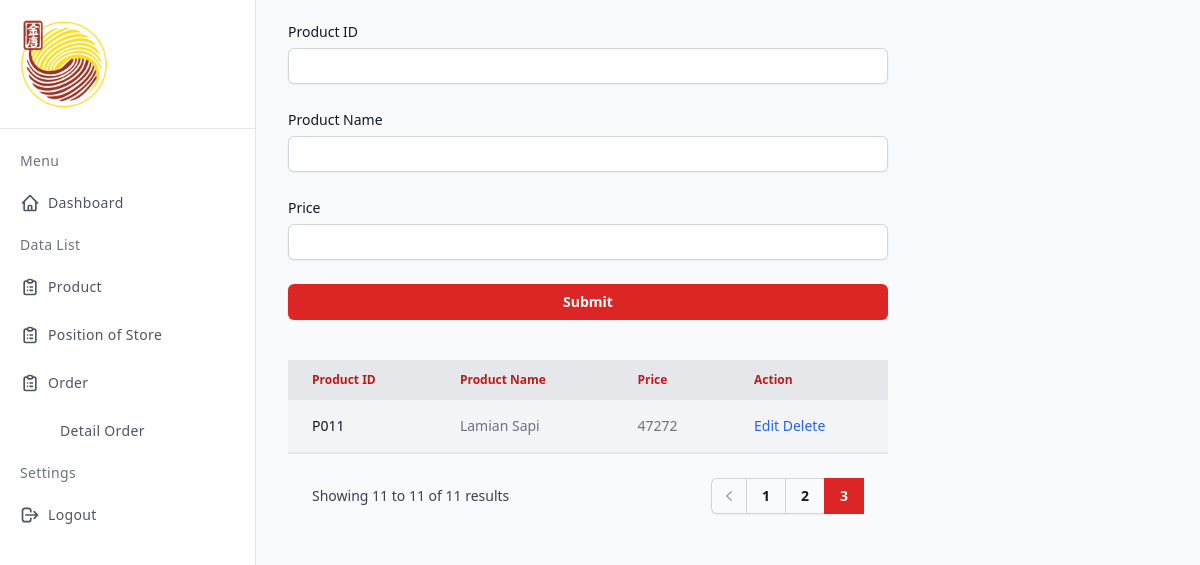
The page /produk/produk.php?page=3 on the database its author committed.
### tables this page shows
CREATE TABLE `produk` (
  `idproduk` varchar(12) NOT NULL,
  `namaproduk` varchar(50) DEFAULT NULL,
  `hargaproduk` int(11) DEFAULT NULL
);

### produk/produk.php (the view, shortened to what this page needs)
<?php
    include '../koneksi.php';
    $dataPerPage = 5;
    $totalData = mysqli_num_rows(mysqli_query($conn, "SELECT * FROM produk"));
    $totalPage = ceil($totalData / $dataPerPage);
    $currentPage = (isset($_GET["page"]))? $_GET["page"] : 1;
    $firstData = ($currentPage - 1) * $dataPerPage;
    $lastPageItemCount = $totalData % $dataPerPage;
?>
<!DOCTYPE html>
<html lang="en">
<head>
    <script src="https://cdn.tailwindcss.com"></script>
    <link rel="stylesheet" href="../assets/style/style.css">
</head>
<body>
    <div class="min-h-screen flex flex-col flex-auto flex-shrink-0 antialiased bg-gray-50 text-gray-800">
        <div class="flex">
            <div class="fixed flex flex-col top-0 left-0 w-64 bg-white h-full border-r">
            <div class="flex p-4 h-auto border-b">
                <div class="w-24 block">
                    <img src="../assets/images/logo-golam.png" alt="">
                </div>
            </div>
            <div class="overflow-y-auto overflow-x-hidden flex-grow">
            <ul class="flex flex-col py-4 space-y-1">
                <li class="px-5">
                <div class="flex flex-row items-center h-8">
                    <div class="text-sm font-light tracking-wide text-gray-500">Menu</div>
                </div>
                </li>
                <li>
                <a href="../home.php" class="relative flex flex-row items-center h-11 focus:outline-none hover:bg-gray-50 text-gray-600 hover:text-gray-800 border-l-4 border-transparent hover:border-red-500 pr-6">
                    <span class="inline-flex justify-center items-center ml-4">
                    </span>
                    <span class="ml-2 text-sm tracking-wide truncate">Dashboard</span>
                </a>
                </li>
                <li class="px-5">
                <div class="flex flex-row items-center h-8">
                    <div class="text-sm font-light tracking-wide text-gray-500">Data List</div>
                </div>
                </li>
                <li>
                <a href="../produk/produk.php" class="relative flex flex-row items-center h-11 focus:outline-none hover:bg-gray-50 text-gray-600 hover:text-gray-800 border-l-4 border-transparent hover:border-red-500 pr-6">
                    <span class="inline-flex justify-center items-center ml-4">
                    </span>
                    <span class="ml-2 text-sm tracking-wide truncate">Product</span>
                </a>
                </li>
                <li>
                <a href="../pos/pos.php" class="relative flex flex-row items-center h-11 focus:outline-none hover:bg-gray-50 text-gray-600 hover:text-gray-800 border-l-4 border-transparent hover:border-red-500 pr-6">
                    <span class="inline-flex justify-center items-center ml-4">
                    </span>
                    <span class="ml-2 text-sm tracking-wide truncate">Position of Store</span>
                </a>
                </li>
                <li>
                <a href="../order/order.php" class="relative flex flex-row items-center h-11 focus:outline-none hover:bg-gray-50 text-gray-600 hover:text-gray-800 border-l-4 border-transparent hover:border-red-500 pr-6">
                    <span class="inline-flex justify-center items-center ml-4">
                    </span>
                    <span class="ml-2 text-sm tracking-wide truncate">Order</span>
                </a>
                </li>
                <li>
                <a href="../order/order-detail.php" class="pl-12 relative flex flex-row items-center h-11 focus:outline-none hover:bg-gray-50 text-gray-600 hover:text-gray-800 border-l-4 border-transparent hover:border-red-500 pr-6">
                    <span class="ml-2 text-sm tracking-wide truncate">Detail Order</span>
                </a>
                </li>
                <li class="px-5">
                <div class="flex flex-row items-center h-8">
                    <div class="text-sm font-light tracking-wide text-gray-500">Settings</div>
                </div>
                </li>
                <li>
                    <a href="../index.php" class="relative flex flex-row items-center h-11 focus:outline-none hover:bg-gray-50 text-gray-600 hover:text-gray-800 border-l-4 border-transparent hover:border-red-500 pr-6">
                        <span class="inline-flex justify-center items-center ml-4">
                        <svg class="w-5 h-5" fill="none" stroke="currentColor" viewBox="0 0 24 24" xmlns="http://www.w3.org/2000/svg"><path stroke-linecap="round" stroke-linejoin="round" stroke-width="2" d="M17 16l4-4m0 0l-4-4m4 4H7m6 4v1a3 3 0 01-3 3H6a3 3 0 01-3-3V7a3 3 0 013-3h4a3 3 0 013 3v1"></path></svg>
                        </span>
                        <span class="ml-2 text-sm tracking-wide truncate">Logout</span>
                    </a>
                </li>
            </ul>
            </div>
            </div>
            <div class="flex flex-grow">
                <div class="mt-5 ml-72 mx-auto w-3/6">
                    <div class="flex">
                    <form class="space-y-6 w-full" action="#" method="POST">
                        <div>
                            <label
                                for="text"
                                class="block text-sm font-medium leading-6 text-gray-900"
                                >Product ID</label
                            >
                            <div class="mt-1">
                                <input
                                    id="username"
                                    name="idproduk"
                                    type="text"
                                    required
                                    class="block w-full rounded-md border-0 py-1.5 text-gray-900 shadow-sm ring-1 ring-inset ring-gray-300 placeholder:text-gray-400 focus:ring-2 focus:ring-inset focus:ring-slate-400 sm:text-sm sm:leading-6 p-2"
                                />
                            </div>
                        </div>
                        <div>
                            <label
                                for="text"
                                class="block text-sm font-medium leading-6 text-gray-900"
                                >Product Name</label
                            >
                            <div class="mt-1">
                                <input
                                    id="username"
                                    name="namaproduk"
                                    type="text"
                                    required
                                    class="block w-full rounded-md border-0 py-1.5 text-gray-900 shadow-sm ring-1 ring-inset ring-gray-300 placeholder:text-gray-400 focus:ring-2 focus:ring-inset focus:ring-slate-400 sm:text-sm sm:leading-6 p-2"
                                />
                            </div>
                        </div>
                        <div>
                            <label
                                for="text"
                                class="block text-sm font-medium leading-6 text-gray-900"
                                >Price</label
                            >
                            <div class="mt-1">
                                <input
                                    id="username"
                                    name="hargaproduk"
                                    type="text"
                                    required
                                    class="block w-full rounded-md border-0 py-1.5 text-gray-900 shadow-sm ring-1 ring-inset ring-gray-300 placeholder:text-gray-400 focus:ring-2 focus:ring-inset focus:ring-slate-400 sm:text-sm sm:leading-6 p-2"
                                />
                            </div>
                        </div>
                        <div>
                            <button
                                type="submit"
                                name="proses"
                                class="flex w-full justify-center rounded-md bg-red-600 px-3 py-1.5 text-sm font-semibold leading-6 text-white shadow-sm hover:bg-red-500 focus-visible:outline focus-visible:outline-2 focus-visible:outline-offset-2 focus-visible:outline-slate-400"
                            >
                                Submit
                            </button>
                        </div>
                    </form>
                    </div>
                    <table class="w-full text-sm text-left text-gray-500 mt-10">
                        <thead class="text-xs text-red-700 bg-gray-200">
                            <tr>
                                <th scope="col" class="px-6 py-3">
                                    Product ID
                                </th>
                                <th scope="col" class="px-6 py-3">
                                    Product Name
                                </th>
                                <th scope="col" class="px-6 py-3">
                                    Price
                                </th>
                                <th scope="col" class="px-6 py-3">
                                    Action
                                </th>
                            </tr>
                        </thead>
                        <tbody>
                            <?php
                                include '../koneksi.php';
                                $query = mysqli_query($conn, "SELECT * FROM produk LIMIT $firstData, $dataPerPage");
                                while ($data=mysqli_fetch_array($query)){
                            ?>
                            <tr class="bg-gray-100 border-b hover:bg-gray-300 w-full">
                                <th scope="row" class="px-6 py-4 font-medium text-gray-900 whitespace-nowrap">
                                    <?php echo $data['idproduk'];?>
                                </th>
                                <td class="px-6 py-4">
                                    <?php echo $data['namaproduk'];?>
                                </td>
                                <td class="px-6 py-4">
                                    <?php echo $data['hargaproduk'];?>
                                </td>
                                <td class="px-6 py-4">
                                    <a href="produk-ubah.php?idstore=<?php echo $data['idstore'];?>" class="font-medium text-blue-600 dark:text-blue-500 hover:underline">Edit</a>
                                    <a href="produk-ubah.php?idstore=<?php echo $data['idstore'];?>" class="font-medium text-blue-600 dark:text-blue-500 hover:underline">Delete</a>
                                </td>
                            </tr>
                            <?php
                                }
                            ?>
                        </tbody>
                    </table>
                <div class="flex items-center justify-between border-t border-gray-200 px-4 pt-6 sm:px-6">
                        <div class="hidden sm:flex sm:flex-1 sm:items-center sm:justify-between">
                            <div>
                            <p class="text-sm text-gray-700">
                                Showing
                                <span class="font-medium"><?= $firstData + 1?></span>
                                to
                                <span class="font-medium">
                                <?php if ($currentPage == $totalPage): ?>
                                    <?= $firstData + $lastPageItemCount; ?>
                                <?php else : ?>
                                    <?= $firstData + $dataPerPage; ?>
                                <?php endif; ?>
                                </span>
                                of
                                <span class="font-medium"><?= $totalData ?></span>
                                results
                            </p>
                            </div>
                            <div>
                            <nav class="isolate inline-flex -space-x-px rounded-md shadow-sm" aria-label="Pagination">
                            <?php if ($currentPage > 1) : ?>
                                <a href="?page=<?= $currentPage - 1; ?>" class="relative inline-flex items-center rounded-l-md px-2 py-2 text-gray-400 ring-1 ring-inset ring-gray-300 hover:bg-gray-50 focus:z-20 focus:outline-offset-0">
                                <svg class="h-5 w-5" viewBox="0 0 20 20" fill="currentColor" aria-hidden="true">
                                    <path fill-rule="evenodd" d="M12.79 5.23a.75.75 0 01-.02 1.06L8.832 10l3.938 3.71a.75.75 0 11-1.04 1.08l-4.5-4.25a.75.75 0 010-1.08l4.5-4.25a.75.75 0 011.06.02z" clip-rule="evenodd" />
                                </svg>
                                </a>
                            <?php endif; ?>
                                <?php for($i = 1; $i <= $totalPage; $i++) :?>
                                <?php if($i == $currentPage) :?>
                                <a href="?page=<?= $i; ?>" aria-current="page" class="relative z-10 inline-flex items-center bg-red-600 px-4 py-2 text-sm font-semibold text-white focus:z-20 focus-visible:outline focus-visible:outline-2 focus-visible:outline-offset-2 focus-visible:outline-indigo-600"><?= $i; ?></a>
                                <?php else:?>
                                <a href="?page=<?= $i; ?>" class="relative inline-flex items-center px-4 py-2 text-sm font-semibold text-gray-900 ring-1 ring-inset ring-gray-300 hover:bg-gray-50 focus:z-20 focus:outline-offset-0"><?= $i; ?></a>
                                <?php endif;?>
                                <?php endfor; ?>
                            </nav>
                            </div>
                        </div>
                    </div>
                </div>
            </div>
        </div>
    </div>
</body>
</html>

### rows shown on the page
produk: idproduk "P011", namaproduk "Lamian Sapi", hargaproduk "47272"

### other values the page prints
$firstData + 1 "11"
$firstData + $lastPageItemCount "11"
$totalData "11"
